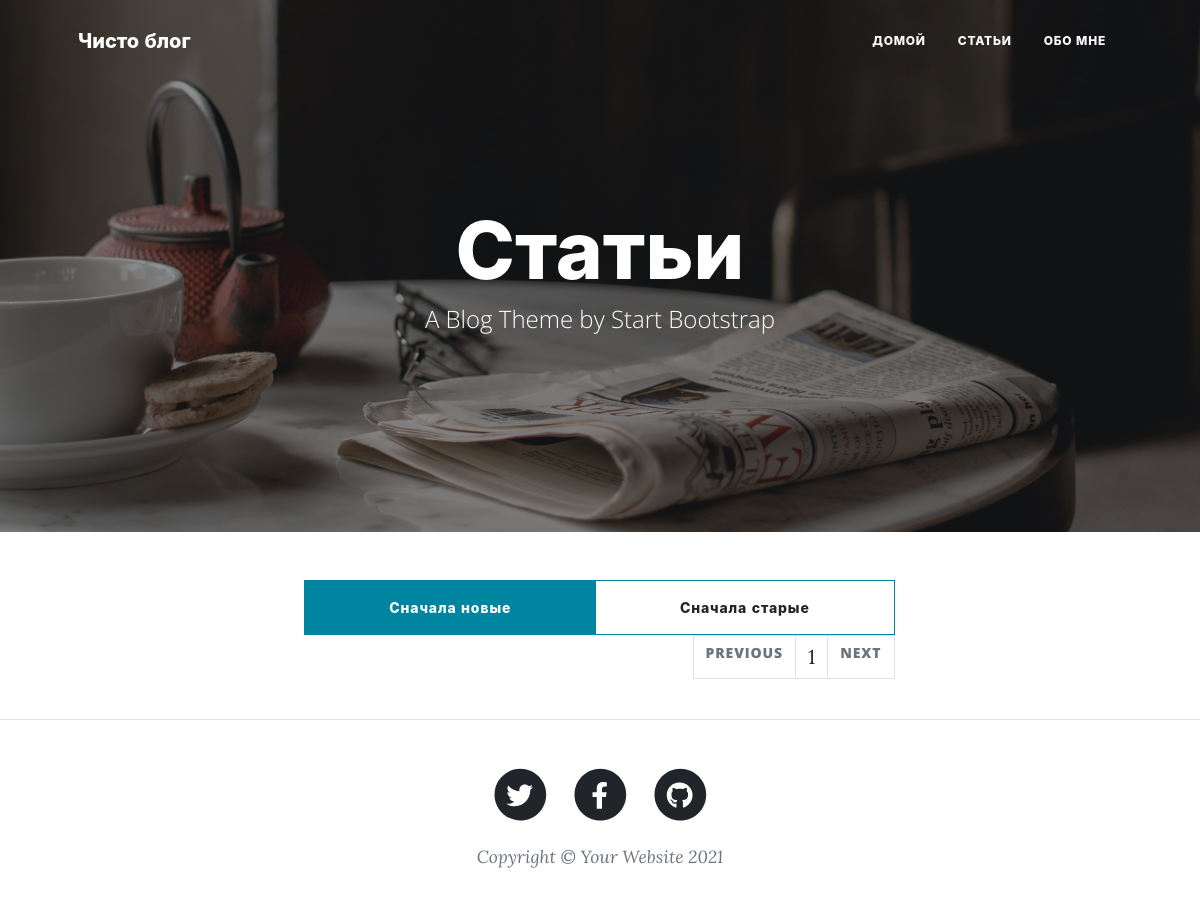
The page /articles/ on the database as committed earlier.
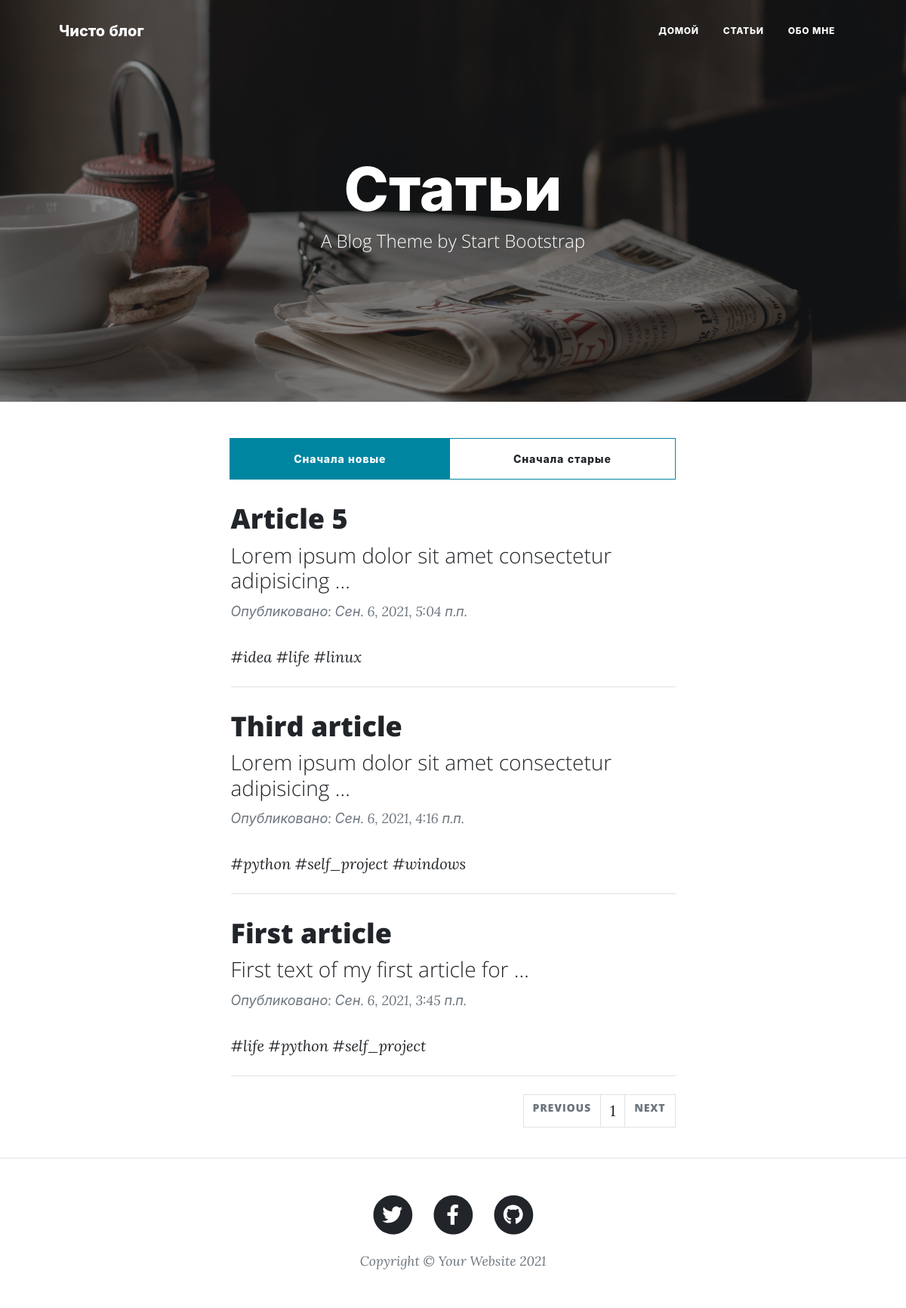
The same page on the database as committed later.
### blog/models.py (models this page shows, shortened)
class Article(models.Model):
    title = models.CharField(max_length=250, verbose_name='Заголовок')
    text = HTMLField(null=False, blank=False, verbose_name='Текст')
    date_created = models.DateTimeField(auto_now=True, verbose_name='Дата создания')
    is_published = models.BooleanField(default=False, verbose_name='Опубликовать')
    tag = models.ManyToManyField('Tag', verbose_name='Тег')
    class Meta:
        verbose_name = 'Статья'
        verbose_name_plural = 'Статьи'
        ordering = ['-date_created']

class Tag(models.Model):
    title = models.CharField(max_length=150, null=False, blank=False, unique=True, verbose_name='Заголовок')
    class Meta:
        verbose_name = 'Тег'
        verbose_name_plural = 'Теги'
        ordering = ['title']
    def __str__(self):
        return self.title

### blog/views.py (the view)
# urls.py: path('articles/', views.articles, name='articles'),
def articles(request):
    articles = Article.objects.filter(is_published=True)
    paginator = Paginator(articles, 3)
    page_number= request.GET.get('page')
    page_obj = paginator.get_page(page_number)
    context = {
        'title': 'Статьи',
        'articles': articles,
        'page_obj': page_obj
    }
    return render(request, 'blog/articles.html', context)

### templates/blog/articles.html (shortened to what this page needs)
{% extends 'blog/base.html' %}
{% load static %}
{% block header %}
<header class="masthead" style="background-image: url({% static 'assets/img/pexels.jpg' %})">
    <div class="container position-relative px-4 px-lg-5">
        <div class="row gx-4 gx-lg-5 justify-content-center">
            <div class="col-md-10 col-lg-8 col-xl-7">
                <div class="site-heading">
                    <h1>{{ title }}</h1>
                    <span class="subheading">A Blog Theme by Start Bootstrap</span>
                </div>
            </div>
        </div>
    </div>
</header>
{% endblock %}
{% block content %}
<div class="container px-4 px-lg-5">
    <div class="row gx-4 gx-lg-5 justify-content-center">
        <div class="col-md-10 col-lg-8 col-xl-7">
            <div class="btn-group d-flex justify-content-end" role="group" aria-label="Basic radio toggle button group">
                <label class="btn btn-outline-primary" for="btnradio1">Сначала новые</label>
                <label class="btn btn-outline-primary" for="btnradio2">Сначала старые</label>
            </div>
            {% for item in page_obj %}
                {% with item as item %}
                {% include 'blog/item_article.html' %}
                {% endwith %}
                <hr class="my-4"/>
            {% endfor %}
            <nav aria-label="Page navigation example">
                <ul class="pagination justify-content-end">
                    <li class="page-item d-flex justify-content-end mb-4 {% if page_obj.has_previous != True %}disabled{% endif %}">
                        <a class="page-link btn btn-primary text-uppercase" href="?page={% if page_obj.has_previous %}{{page_obj.previous_page_number}}{% endif %}" tabindex="-1">Previous</a>
                    </li>
                    {% for page in page_obj.paginator.page_range %}
                        <li class="page-item d-flex justify-content-end mb-4"><a class="page-link" href="?page={{page}}">{{page}}</a></li>
                    {% endfor %}
                    <li class="page-item d-flex justify-content-end mb-4 {% if page_obj.has_next != True %}disabled{% endif %}">
                        <a class="page-link btn btn-primary text-uppercase" href="?page={% if page_obj.has_next %}{{page_obj.next_page_number}}{% endif %}">Next</a>
                    </li>
                </ul>
            </nav>
        </div>
    </div>
</div>
{% endblock %}

### templates/blog/item_article.html
<div class="post-preview">
    <a href="{% url 'post' post_id=item.pk %}">
        <h2 class="post-title">{{ item.title }}</h2>
        <h3 class="post-subtitle">{{ item.text|striptags|truncatewords:7 }}</h3>
    </a>
    <p class="post-meta">
        Опубликовано: {{ item.date_created }}
    </p>
    {% for t in item.tag.all %}<a href="{% url 'tag' tag_id=t.pk %}">#<span style="font-style: italic;">{{t}}</span></a> {% endfor %}
</div>

Rows that differ between the two databases and show on the page:
added Article: title "Article 5", text "Lorem ipsum dolor sit amet consectetur adipisicing …", date_created "Сен. 6, 2021, 5:04 п.п."
added Tag: title "idea", shown under "Article 5"
added Tag: title "life"
added Tag: title "linux", shown under "Article 5"
added Article: title "Third article", text "Lorem ipsum dolor sit amet consectetur adipisicing …", date_created "Сен. 6, 2021, 4:16 п.п."
added Tag: title "python"
added Tag: title "self_project"
added Tag: title "windows", shown under "Third article"
added Article: title "First article", text "First text of my first article for …", date_created "Сен. 6, 2021, 3:45 п.п."
